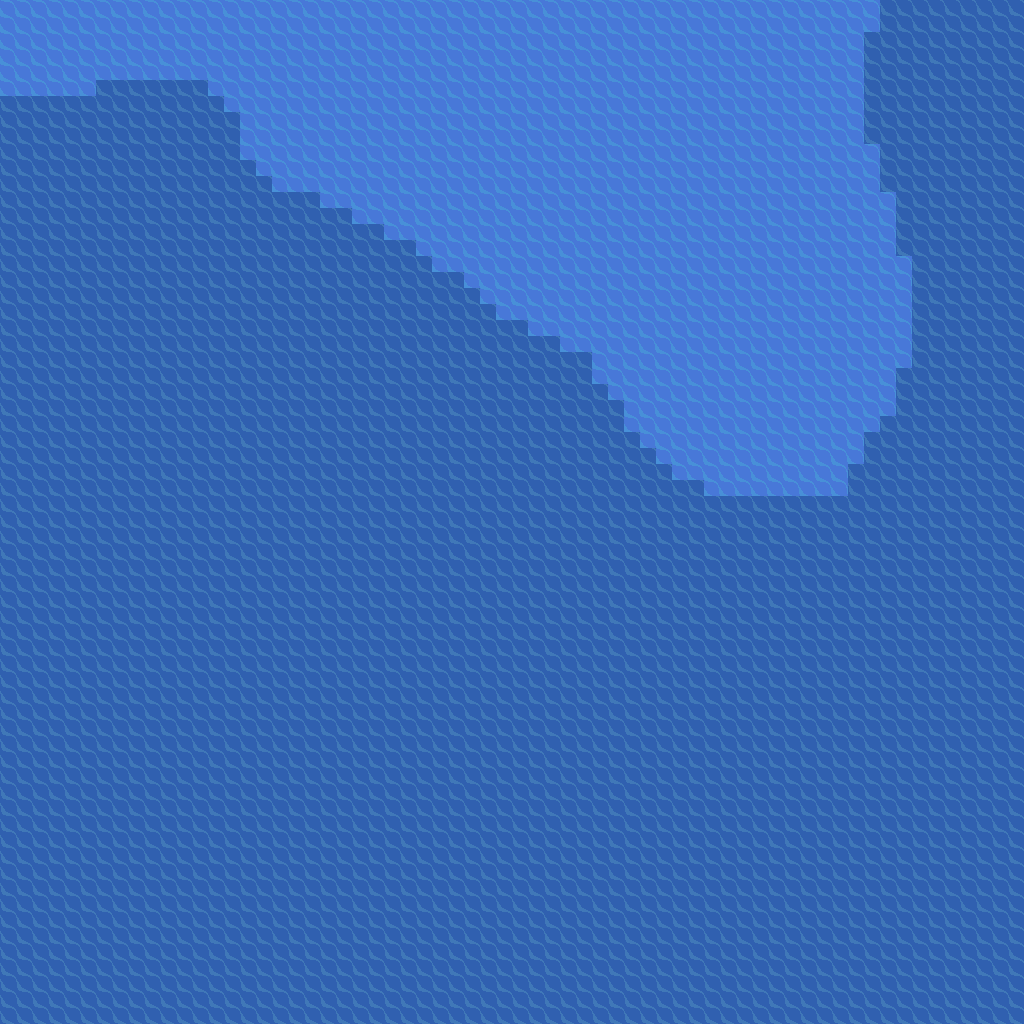

A level layout from a 2D game, rendered from its tile map. Below: a short description, then the map file with tile-grid data replaced by summaries:
An orthogonal 64x64 tile map with 16x16 px tiles, 7 tile layers (GROUND0, HILLS, FENCE, BUILDINGS, ...), 8 tilesets.

<map version="1.10" tiledversion="1.11.2" orientation="orthogonal" renderorder="right-down" width="64" height="64" tilewidth="16" tileheight="16" infinite="0" nextlayerid="8" nextobjectid="1">
 <tileset firstgid="1" source="randemon_tilesets/fire_red_decoration.tsx" />
 <tileset firstgid="109" source="randemon_tilesets/fire_red_fences.tsx" />
 <tileset firstgid="145" source="randemon_tilesets/fire_red_hills.tsx" />
 <tileset firstgid="195" source="randemon_tilesets/fire_red_houses.tsx" />
 <tileset firstgid="1545" source="randemon_tilesets/fire_red_path.tsx" />
 <tileset firstgid="1695" source="randemon_tilesets/fire_red_plants.tsx" />
 <tileset firstgid="1743" source="randemon_tilesets/fire_red_road_elements.tsx" />
 <tileset firstgid="1755" source="randemon_tilesets/fire_red_water.tsx" />
<layer id="1" name="GROUND0" width="64" height="64"><data>[4096 cells, 4096 non-empty, 2 distinct tile ids]</data></layer><layer id="2" name="HILLS" width="64" height="64"><data>[4096 cells, 0 non-empty, 0 distinct tile ids]</data></layer><layer id="3" name="FENCE" width="64" height="64"><data>[4096 cells, 0 non-empty, 0 distinct tile ids]</data></layer><layer id="4" name="BUILDINGS" width="64" height="64"><data>[4096 cells, 0 non-empty, 0 distinct tile ids]</data></layer><layer id="5" name="GROUND1" width="64" height="64"><data>[4096 cells, 0 non-empty, 0 distinct tile ids]</data></layer><layer id="6" name="GROUND2" width="64" height="64"><data>[4096 cells, 0 non-empty, 0 distinct tile ids]</data></layer><layer id="7" name="HEIGHTMAP" width="64" height="64"><data>[4096 cells, 0 non-empty, 0 distinct tile ids]</data></layer></map>
